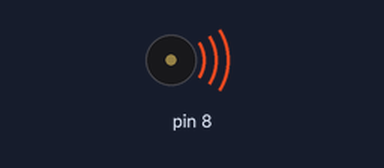
This sketch was run on a simulated Arduino Uno, built with avr-gcc and run on an emulated ATmega328P. On the bench: buzzer (waves = sounding).

Above: at 0.05 s.
At 2.52 s:
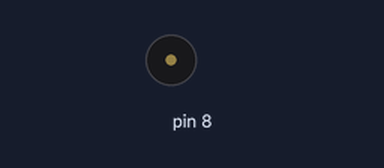
Timing chart, 0 to 3.0 s (numbered marks = the images above):
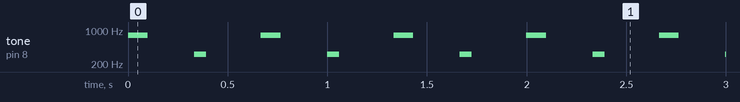

Measured:
- by itself, tone on pin 8: repeats every 0.67 s: silent 0.23 s, 320 Hz 0.06 s, silent 0.27 s, 780 Hz 0.10 s

The sketch:

week06_4.ino
```cpp
void setup() {
  // put your setup code here, to run once:
  pinMode(8,OUTPUT);
}

void loop() {
  // put your main code here, to run repeatedly:
  tone(8,780,100);
  delay(333);
  tone(8,320,60);
  delay(333);
  ///一秒會叫3聲 60秒會叫180
}
```
